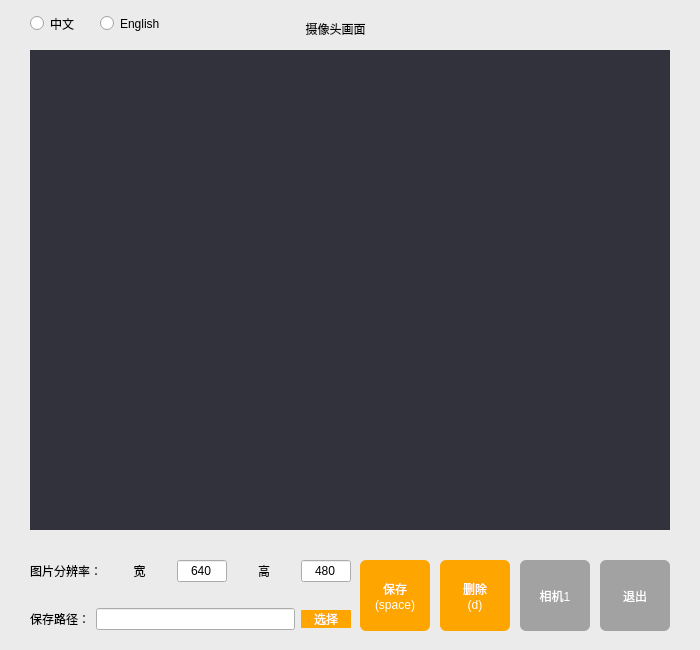
<?xml version="1.0" encoding="UTF-8"?>
<ui version="4.0">
 <class>Form</class>
 <widget class="QWidget" name="Form">
  <property name="geometry">
   <rect>
    <x>0</x>
    <y>0</y>
    <width>700</width>
    <height>650</height>
   </rect>
  </property>
  <property name="minimumSize">
   <size>
    <width>700</width>
    <height>650</height>
   </size>
  </property>
  <property name="maximumSize">
   <size>
    <width>700</width>
    <height>650</height>
   </size>
  </property>
  <property name="sizeIncrement">
   <size>
    <width>700</width>
    <height>650</height>
   </size>
  </property>
  <property name="windowTitle">
   <string>collection 1.0</string>
  </property>
  <widget class="QWidget" name="widget" native="true">
   <property name="geometry">
    <rect>
     <x>0</x>
     <y>0</y>
     <width>700</width>
     <height>700</height>
    </rect>
   </property>
   <property name="minimumSize">
    <size>
     <width>700</width>
     <height>700</height>
    </size>
   </property>
   <property name="maximumSize">
    <size>
     <width>700</width>
     <height>700</height>
    </size>
   </property>
   <property name="styleSheet">
    <string notr="true">QWidget#widget {
background-color: #EBEBEB;
}
</string>
   </property>
   <widget class="QLabel" name="label_display">
    <property name="geometry">
     <rect>
      <x>30</x>
      <y>50</y>
      <width>640</width>
      <height>480</height>
     </rect>
    </property>
    <property name="minimumSize">
     <size>
      <width>640</width>
      <height>480</height>
     </size>
    </property>
    <property name="maximumSize">
     <size>
      <width>640</width>
      <height>480</height>
     </size>
    </property>
    <property name="sizeIncrement">
     <size>
      <width>0</width>
      <height>0</height>
     </size>
    </property>
    <property name="styleSheet">
     <string notr="true">background-color: rgb(50, 50, 60);</string>
    </property>
    <property name="text">
     <string/>
    </property>
   </widget>
   <widget class="QPushButton" name="pushButton_exit">
    <property name="geometry">
     <rect>
      <x>600</x>
      <y>560</y>
      <width>70</width>
      <height>71</height>
     </rect>
    </property>
    <property name="styleSheet">
     <string notr="true">QPushButton{
background-color: #A2A2A2;
color:rgb(255, 255, 255)
}
QPushButton{border-radius:6px;}
QPushButton:pressed{
border:2px solid rgba(126, 188, 89, 0);}</string>
    </property>
    <property name="text">
     <string>退出</string>
    </property>
   </widget>
   <widget class="QLabel" name="label_camera">
    <property name="geometry">
     <rect>
      <x>290</x>
      <y>20</y>
      <width>91</width>
      <height>17</height>
     </rect>
    </property>
    <property name="text">
     <string>摄像头画面</string>
    </property>
    <property name="alignment">
     <set>Qt::AlignCenter</set>
    </property>
   </widget>
   <widget class="QPushButton" name="pushButton_save">
    <property name="geometry">
     <rect>
      <x>360</x>
      <y>560</y>
      <width>70</width>
      <height>71</height>
     </rect>
    </property>
    <property name="styleSheet">
     <string notr="true">QPushButton{
background-color: #FFA500;
color:rgb(255, 255, 255)
}
QPushButton{border-radius:6px;}
QPushButton:pressed{
border:2px solid rgba(126, 188, 89, 0);}</string>
    </property>
    <property name="text">
     <string>保存
(space)</string>
    </property>
   </widget>
   <widget class="QPushButton" name="pushButton_delete">
    <property name="geometry">
     <rect>
      <x>440</x>
      <y>560</y>
      <width>70</width>
      <height>71</height>
     </rect>
    </property>
    <property name="styleSheet">
     <string notr="true">QPushButton{
background-color: #FFA500;
color:rgb(255, 255, 255)
}
QPushButton{border-radius:6px;}
QPushButton:pressed{
border:2px solid rgba(126, 188, 89, 0);}</string>
    </property>
    <property name="text">
     <string>删除
(d)</string>
    </property>
   </widget>
   <widget class="QWidget" name="layoutWidget">
    <property name="geometry">
     <rect>
      <x>30</x>
      <y>560</y>
      <width>321</width>
      <height>70</height>
     </rect>
    </property>
    <layout class="QVBoxLayout" name="verticalLayout">
     <item>
      <layout class="QHBoxLayout" name="horizontalLayout_3">
       <item>
        <widget class="QLabel" name="label_resolution">
         <property name="text">
          <string>图片分辨率：</string>
         </property>
         <property name="alignment">
          <set>Qt::AlignCenter</set>
         </property>
        </widget>
       </item>
       <item>
        <layout class="QHBoxLayout" name="horizontalLayout">
         <item>
          <widget class="QLabel" name="label_width">
           <property name="text">
            <string>宽</string>
           </property>
           <property name="alignment">
            <set>Qt::AlignCenter</set>
           </property>
          </widget>
         </item>
         <item>
          <widget class="QLineEdit" name="lineEdit_width">
           <property name="maximumSize">
            <size>
             <width>50</width>
             <height>16777215</height>
            </size>
           </property>
           <property name="text">
            <string>640</string>
           </property>
           <property name="alignment">
            <set>Qt::AlignCenter</set>
           </property>
          </widget>
         </item>
        </layout>
       </item>
       <item>
        <layout class="QHBoxLayout" name="horizontalLayout_2">
         <item>
          <widget class="QLabel" name="label_height">
           <property name="text">
            <string>高</string>
           </property>
           <property name="alignment">
            <set>Qt::AlignCenter</set>
           </property>
          </widget>
         </item>
         <item>
          <widget class="QLineEdit" name="lineEdit_height">
           <property name="maximumSize">
            <size>
             <width>50</width>
             <height>16777215</height>
            </size>
           </property>
           <property name="text">
            <string>480</string>
           </property>
           <property name="alignment">
            <set>Qt::AlignCenter</set>
           </property>
          </widget>
         </item>
        </layout>
       </item>
      </layout>
     </item>
     <item>
      <spacer name="verticalSpacer">
       <property name="orientation">
        <enum>Qt::Vertical</enum>
       </property>
       <property name="sizeHint" stdset="0">
        <size>
         <width>20</width>
         <height>40</height>
        </size>
       </property>
      </spacer>
     </item>
     <item>
      <layout class="QHBoxLayout" name="horizontalLayout_4">
       <item>
        <widget class="QLabel" name="label_save_path">
         <property name="text">
          <string>保存路径：</string>
         </property>
         <property name="alignment">
          <set>Qt::AlignCenter</set>
         </property>
        </widget>
       </item>
       <item>
        <widget class="QLineEdit" name="lineEdit_path">
         <property name="alignment">
          <set>Qt::AlignLeading|Qt::AlignLeft|Qt::AlignVCenter</set>
         </property>
        </widget>
       </item>
       <item>
        <widget class="QPushButton" name="pushButton_select">
         <property name="minimumSize">
          <size>
           <width>50</width>
           <height>0</height>
          </size>
         </property>
         <property name="maximumSize">
          <size>
           <width>50</width>
           <height>16777215</height>
          </size>
         </property>
         <property name="styleSheet">
          <string notr="true">QPushButton{
background-color: #FFA500;
color:rgb(255, 255, 255)
}
QPushButton{border-radius:1px;}
QPushButton:pressed{
border:2px solid rgba(126, 188, 89, 0);}</string>
         </property>
         <property name="text">
          <string>选择</string>
         </property>
        </widget>
       </item>
      </layout>
     </item>
    </layout>
   </widget>
   <widget class="QRadioButton" name="radioButton_zn">
    <property name="geometry">
     <rect>
      <x>30</x>
      <y>10</y>
      <width>61</width>
      <height>27</height>
     </rect>
    </property>
    <property name="text">
     <string>中文</string>
    </property>
   </widget>
   <widget class="QRadioButton" name="radioButton_en">
    <property name="geometry">
     <rect>
      <x>100</x>
      <y>10</y>
      <width>81</width>
      <height>27</height>
     </rect>
    </property>
    <property name="text">
     <string>English</string>
    </property>
   </widget>
   <widget class="QPushButton" name="pushButton_camera_change">
    <property name="geometry">
     <rect>
      <x>520</x>
      <y>560</y>
      <width>70</width>
      <height>71</height>
     </rect>
    </property>
    <property name="styleSheet">
     <string notr="true">QPushButton{
background-color: #A2A2A2;
color:rgb(255, 255, 255)
}
QPushButton{border-radius:6px;}
QPushButton:pressed{
border:2px solid rgba(126, 188, 89, 0);}</string>
    </property>
    <property name="text">
     <string>相机1</string>
    </property>
   </widget>
  </widget>
 </widget>
 <resources/>
 <connections/>
</ui>
